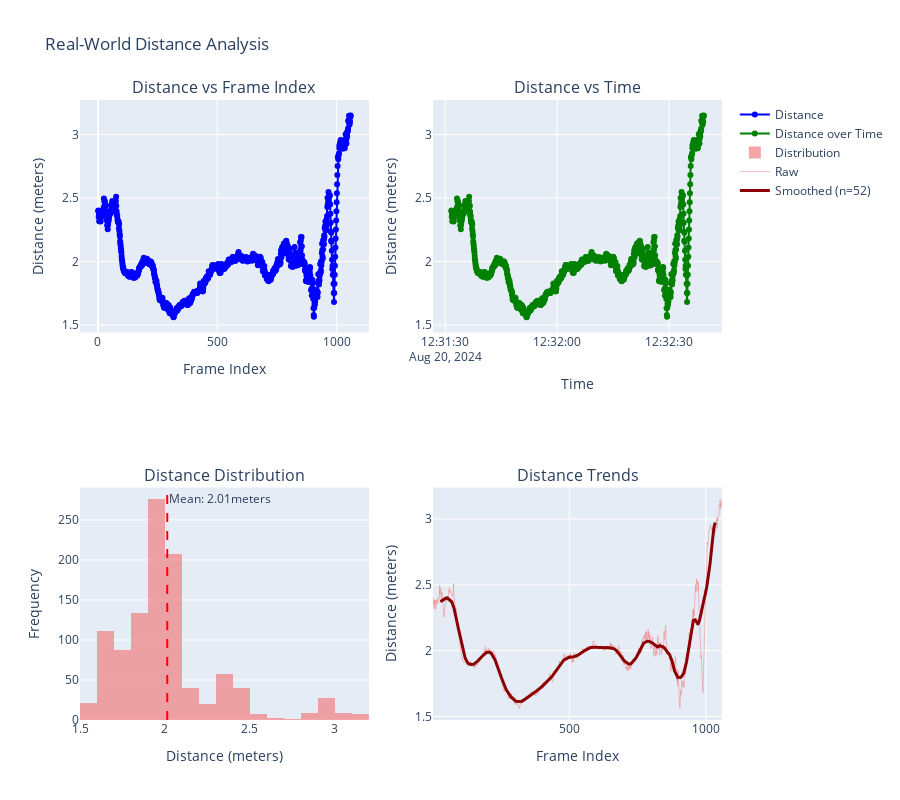

Write notebook code for a chart like this one.
### Code cell
iau.VisualizationEngine.plot_distance_analysis(distance_results, "Real-World Distance Analysis")

### Figure 1 — Plotly figure (JSON) as saved in the notebook; plotly's stock layout.template omitted (floating-point values rounded to 4 significant figures; data arrays with more than 128 entries replaced by an {"elided": "..."} marker saying what was removed)
{"data": [{"line": {"color": "blue"}, "mode": "lines+markers", "name": "Distance", "type": "scatter", "x": {"elided": "1057 int values"}, "xaxis": "x", "y": {"elided": "1057 float values"}, "yaxis": "y"}, {"line": {"color": "green"}, "mode": "lines+markers", "name": "Distance over Time", "type": "scatter", "x": {"elided": "1057 str values"}, "xaxis": "x2", "y": {"elided": "1057 float values"}, "yaxis": "y2"}, {"marker": {"color": "lightcoral"}, "name": "Distribution", "nbinsx": 30, "opacity": 0.7, "type": "histogram", "x": {"elided": "1057 float values"}, "xaxis": "x3", "yaxis": "y3"}, {"line": {"color": "lightcoral", "width": 1}, "mode": "lines", "name": "Raw", "opacity": 0.5, "type": "scatter", "x": {"elided": "1057 int values"}, "xaxis": "x4", "y": {"elided": "1057 float values"}, "yaxis": "y4"}, {"line": {"color": "darkred", "width": 3}, "mode": "lines", "name": "Smoothed (n=52)", "type": "scatter", "x": {"elided": "1057 int values"}, "xaxis": "x4", "y": {"elided": "1057 float values"}, "yaxis": "y4"}], "layout": {"annotations": [{"font": {"size": 16}, "showarrow": false, "text": "Distance vs Frame Index", "x": 0.225, "xanchor": "center", "xref": "paper", "y": 1, "yanchor": "bottom", "yref": "paper"}, {"font": {"size": 16}, "showarrow": false, "text": "Distance vs Time", "x": 0.775, "xanchor": "center", "xref": "paper", "y": 1, "yanchor": "bottom", "yref": "paper"}, {"font": {"size": 16}, "showarrow": false, "text": "Distance Distribution", "x": 0.225, "xanchor": "center", "xref": "paper", "y": 0.375, "yanchor": "bottom", "yref": "paper"}, {"font": {"size": 16}, "showarrow": false, "text": "Distance Trends", "x": 0.775, "xanchor": "center", "xref": "paper", "y": 0.375, "yanchor": "bottom", "yref": "paper"}, {"showarrow": false, "text": "Mean: 2.01meters", "x": 2.013, "xanchor": "left", "xref": "x3", "y": 1, "yanchor": "top", "yref": "y3 domain"}], "height": 800, "shapes": [{"line": {"color": "red", "dash": "dash"}, "type": "line", "x0": 2.013, "x1": 2.013, "xref": "x3", "y0": 0, "y1": 1, "yref": "y3 domain"}], "showlegend": true, "title": {"text": "Real-World Distance Analysis"}, "xaxis": {"anchor": "y", "domain": [0, 0.45], "title": {"text": "Frame Index"}}, "xaxis2": {"anchor": "y2", "domain": [0.55, 1], "title": {"text": "Time"}}, "xaxis3": {"anchor": "y3", "domain": [0, 0.45], "title": {"text": "Distance (meters)"}}, "xaxis4": {"anchor": "y4", "domain": [0.55, 1], "title": {"text": "Frame Index"}}, "yaxis": {"anchor": "x", "domain": [0.625, 1], "title": {"text": "Distance (meters)"}}, "yaxis2": {"anchor": "x2", "domain": [0.625, 1], "title": {"text": "Distance (meters)"}}, "yaxis3": {"anchor": "x3", "domain": [0, 0.375], "title": {"text": "Frequency"}}, "yaxis4": {"anchor": "x4", "domain": [0, 0.375], "title": {"text": "Distance (meters)"}}}}
